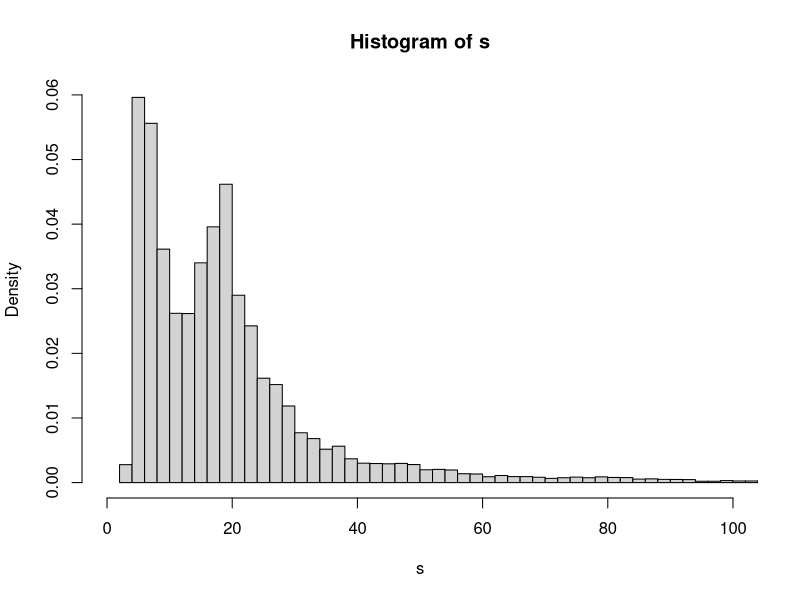
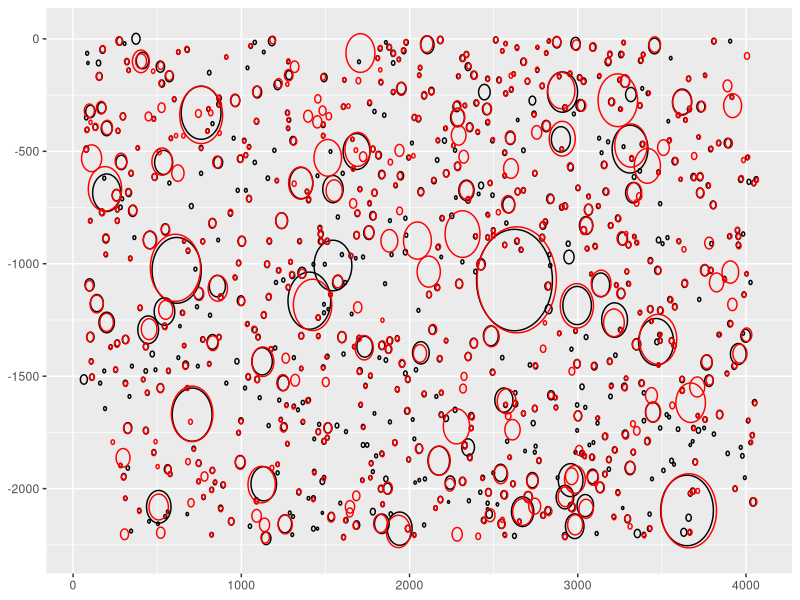

Write R code to recreate these figures, in order. (Note: this script raises an error after producing the figures.)
da <- read.table("./Crater_Meas_data.txt", header = T)
s <- da[,3]
hist(s,breaks = 300,xlim = c(0,100),probability = T) ##size hist: shape like gamma dist

table(da$Observer,da$Image)
########
library(tidyverse)
library(ggforce)
da %>% filter(Image=="NAC",Observer=="Antonenko1") %>%
  ggplot(aes(x0=X,y0=Y,r=Diameter/2)) +
  geom_circle() +
  geom_circle(aes(x0=X,y0=Y,r=Diameter/2),color="red",data=da %>% filter(Image=="NAC",Observer=="Antonenko3"))
  
#########################################################################
####### try simdata and plot!
tr <- rbind(simdata[1:68,1:3]*0.995,simdata[69:147,1:3],simdata[148:219,1:3]*1.002)
try <- cbind(tr,ob=simdata$V4)
plot(x,y,type = "n",xlim=c(0,10),ylim=c(0,10))
nseg=360;i=1
for (i in 1:nrow(try)){
  x.cent <- try[i,1]
  y.cent <- try[i,2]
  r <- try[i,3]/2
  xx <- x.cent + r*cos( seq(0,2*pi, length.out=nseg) )
  yy <- y.cent + r*sin( seq(0,2*pi, length.out=nseg) )
  lines(xx,yy, col='red')
}

##  calculate distance between rows --- not good.
#dist <- as.matrix(dist(try))
#dist[upper.tri(dist,diag = T)] <- NA
#similar <- which(dist<0.3,arr.ind=T)  ### similar pairs..do little help....
### plus how to set a "good" criteria ?

###clustering...it works!
hc <- hclust(dist(try))
plot(hc)
hcd <- as.dendrogram(hc)
plot(hcd,ylim = c(0,4))
abline(h=0.12,col="red")  ###plot the clustering and criteria line!


cuth <- cut(hcd, h = 0.12)   #### problem: how to set a "good" height criteria
nbranch <- length(cuth$lower)
plot(cuth$lower[[89]])      ### branches which height under 0.2
cuth$lower

try1<-as.matrix(try[,1:3])
for (i in 1:nbranch){
  leaf=cuth$lower[[i]]
  r <- as.numeric(unlist(leaf))      ### yeah!!! find index of rows!!!
  if (length(r)>1)  try1[r,] <- rep(colMeans(try1[r,]),each = length(r))
}

try_d <- cbind(try1,ob=try$ob)


####### test ....
try_n2 <- sum(table(try_d[,3])!=1) ## repeated record N_2+
try_sj <- try_d[try_d[,1] %in% names(table(try_d[,1])[table(try_d[,1])==1]),]
## record only once
try_n2
try_yd <- table(try_sj[,"ob"])
try_yd
sum(try_n2,try_yd)


############  ##--------pretreatment--------##  ################

#### choose a rectangle of crater image
head(da)
dat <- da[,1:4][ da$X>1000 & da$X<2000 & da$Y> -1500 & da$Y< -1000, ]
table(dat$Observer)
x<-NULL;y<-NULL
plot(x,y,type = "n",xlim=c(1000,2000),ylim=c(-1500,-1000))
nseg=360;i=1
for (i in 1:nrow(dat)){
  x.cent <- dat[i,1]
  y.cent <- dat[i,2]
  r <- dat[i,3]/2
  xx <- x.cent + r*cos( seq(0,2*pi, length.out=nseg) )
  yy <- y.cent + r*sin( seq(0,2*pi, length.out=nseg) )
  lines(xx,yy, col='green')
}

##########################################start  clustering...

d_dat <- cbind(dat[,1:2],dat[,3]*0.5)   ### dist=sqrt(dx^2+dy^2+dr^2*0.25) good enough???
fn = function(x,y) sqrt(sum((x-y)^2))/min(x[3],y[3])  ### dist/min(r1,r2) define!!
datdist <- proxy::dist(d_dat, method=fn)
hc <- hclust(datdist, "average") 
### cluster method=single "min-linkage" 
plot(hc)
hcd <- as.dendrogram(hc)
plot(hcd)
abline(h=1.2,col="red")  ###plot the clustering and criteria line!


cuth <- cut(hcd, h = 1.2)   #### problem: how to set a "good" height criteria ???
nbranch <- length(cuth$lower)
plot(cuth$lower[[28]])      ### branches which height under 0.2
cuth$lower      #### str of leaf  ~~

length(unlist(cuth$lower[[28]]))

nrecord <- NULL;srecord <- NULL

dat1<-as.matrix(dat[,1:3])
for (i in 1:nbranch){
  leaf=cuth$lower[[i]]
  r <- as.numeric(unlist(leaf))      ### yeah!!! find index of rows!!!
  if (length(r)>1)  {dat1[r,] <- rep(colMeans(dat1[r,]),each = length(r))}
  nrecord[i] <- length(r)
  srecord[i] <- mean(dat1[r,3])
}

nrecord
srecord
plot(srecord,nrecord)
misspattern <- data.frame(srecord,nrecord)

dat_d <- data.frame(dat1,ob=dat[,4])

####### data
dat_n2 <- sum(table(rowSums(dat_d[,1:2]))!=1)  ## repeated record N_2+
jud <- rowSums(dat_d[,1:2])
dat_sj <- dat_d[jud %in% names(table(jud)[table(jud)==1]),]
## record only once
dat_n2  ### = sum(nrecord!=1)
dat_yd <- table(dat_sj[,"ob"])
dat_yd  ##
sum(dat_n2,dat_yd)
nbranch

length(table(rowMeans(dat1))) #####

##plot after clustering
x<-NULL;y<-NULL
plot(x,y,type = "n",xlim=c(1000,2000),ylim=c(-1500,-1000))
nseg=360;i=1
for (i in 1:nrow(dat)){
  x.cent <- dat[i,1]
  y.cent <- dat[i,2]
  r <- dat[i,3]/2
  xx <- x.cent + r*cos( seq(0,2*pi, length.out=nseg) )
  yy <- y.cent + r*sin( seq(0,2*pi, length.out=nseg) )
  lines(xx,yy, col='green')
}

nseg=360;i=1
for (i in 1:nrow(dat_d)){
  x.cent <- dat_d[i,1]+1
  y.cent <- dat_d[i,2]
  r <- dat_d[i,3]/2
  xx <- x.cent + r*cos( seq(0,2*pi, length.out=nseg) )
  yy <- y.cent + r*sin( seq(0,2*pi, length.out=nseg) )
  lines(xx,yy, col='red')
}

dat_yd  ################# Sj seems not to be a homogeneous Poisson for all observers
## rho may not be a constant in the crater image

####-----------------------------------------------------------------miss pattern
misspattern <- data.frame(srecord,nrecord)
rep <- misspattern[nrecord!=1,]
cut <- cut(rep$srecord,breaks = c(1:470)/2)
x=aggregate(rep$nrecord~cut,FUN=mean)
barplot(x[,2],xlim=c(0,90)) ## height= average # of records for size=x
x.cut=sub("]","",gsub(".*,","", as.character(x[,1])))
plot(x.cut,x[,2],xlim=c(0,50),"l")

#-----------------------------------------------------------------
dat <- da[,1:4][ da$X>1000 & da$X<2000 & da$Y> -1000 & da$Y< -500, ]
d_dat <- cbind(dat[,1:2],dat[,3]*0.5)   ### dist=sqrt(dx^2+dy^2+dr^2*0.25) 
fn = function(x,y) sqrt(sum((x-y)^2))/min(x[3],y[3])  ### dist/min(r1,r2) define!!
datdist <- proxy::dist(d_dat, method=fn)
hc <- hclust(datdist, "average") 
### cluster method=single "min-linkage" 
hcd <- as.dendrogram(hc)
nodePar <- list(lab.cex = 0.6, pch = c(NA, 19), cex = 0.17, col = "blue")
plot(hcd,ylim=c(-1,20),xlim=c(0,300),ylab="Height",main="Cluster Dendrogram",
     nodePar = nodePar,leaflab = "none")
abline(h=1,col="red")  ###plot the clustering and criteria line!
text(x=-5,y=1.5,"height=1",col=2,cex=0.7)

cuth <- cut(hcd, h = 1)   #### problem: how to set a "good" height criteria 
nbranch <- length(cuth$lower)

nrecord <- NULL;srecord <- NULL
datt<-as.matrix(dat[,1:3])
for (i in 1:nbranch){
  leaf=cuth$lower[[i]]
  r <- as.numeric(unlist(leaf))      ### yeah!!! find index of rows!!!
  if (length(r)>1)  {datt[r,] <- rep(colMeans(datt[r,]),each = length(r))}
  nrecord[i] <- length(r)
  srecord[i] <- mean(datt[r,3])
}
##plot after clustering
x<-NULL;y<-NULL
plot(x,y,type = "n",xlim=c(1000,2000),ylim=c(-1000,-500),xlab="X",ylab="Y",main="Pretreatment Process")
nseg=360;i=1
for (i in 1:nrow(dat)){
  x.cent <- dat[i,1]
  y.cent <- dat[i,2]
  r <- dat[i,3]/2
  xx <- x.cent + r*cos( seq(0,2*pi, length.out=nseg) )
  yy <- y.cent + r*sin( seq(0,2*pi, length.out=nseg) )
  lines(xx,yy, col='green')
}

nseg=360;i=1
for (i in 1:nrow(datt)){
  x.cent <- datt[i,1]+1
  y.cent <- datt[i,2]
  r <- datt[i,3]/2
  xx <- x.cent + r*cos( seq(0,2*pi, length.out=nseg) )
  yy <- y.cent + r*sin( seq(0,2*pi, length.out=nseg) )
  lines(xx,yy, col='red',lwd=0.5)
}


dat.t =data.frame(datt,1)
# obtain: size nrecord
(xxx=aggregate(dat.t, by=list(rowSums(dat.t)),FUN=sum)[,4:5])  


observer <- dat[,4]
pretreat <- data.frame(datt,observer)
save(pretreat,file="/Users/zhang/Desktop/crater rectangle.Rdata",ascii = F)
s1=xxx[xxx[,2]==1,][,1]

sort(s1)==sort(pretreat[,3][pretreat[,3] %in% as.character(s1)])

### Nj data only seen by 1 person
dn1=pretreat[,3:4][pretreat[,3] %in% as.character(s1),]
sort(s1)==sort(dn1[,1])
